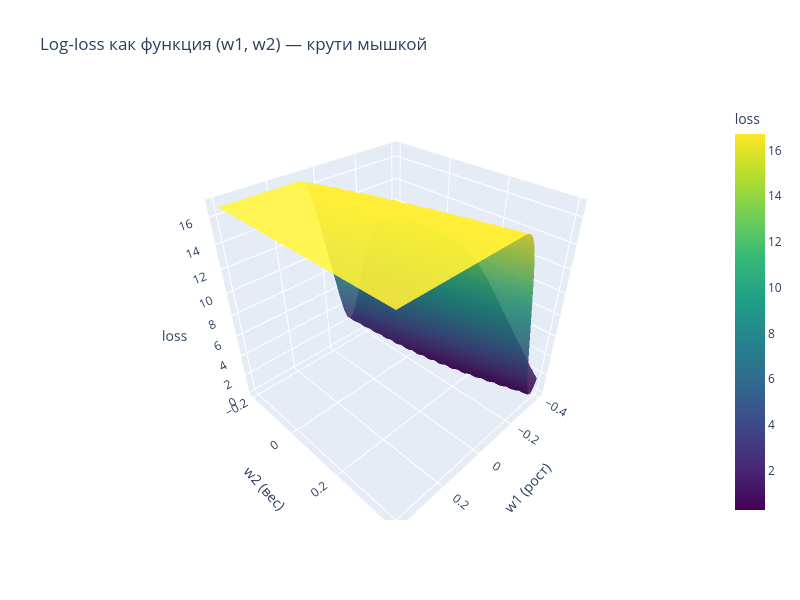

Here is the notebook cell this chart was saved with:
### Code cell
def loss_surface(w1, w2):
    return log_loss(X, y, np.array([w1, w2]), b_fixed)

w1_range = np.linspace(-0.4, 0.4, 50)
w2_range = np.linspace(-0.2, 0.4, 50)

fig = plot_loss_surface_3d(loss_surface, w1_range, w2_range,
                           title='Log-loss как функция (w1, w2) — крути мышкой',
                           w1_name='w1 (рост)', w2_name='w2 (вес)')
fig.show()

### Figure 1 — Plotly figure (JSON) as saved in the notebook; plotly's stock layout.template omitted (floating-point values rounded to 4 significant figures; data arrays with more than 128 entries replaced by an {"elided": "..."} marker saying what was removed)
{"data": [{"colorbar": {"title": {"text": "loss"}}, "colorscale": [[0, "#440154"], [0.1111, "#482878"], [0.2222, "#3e4989"], [0.3333, "#31688e"], [0.4444, "#26828e"], [0.5556, "#1f9e89"], [0.6667, "#35b779"], [0.7778, "#6ece58"], [0.8889, "#b5de2b"], [1, "#fde725"]], "opacity": 0.85, "showscale": true, "type": "surface", "x": [-0.4, -0.3837, -0.3673, -0.351, -0.3347, -0.3184, -0.302, -0.2857, -0.2694, -0.2531, -0.2367, -0.2204, -0.2041, -0.1878, -0.1714, -0.1551, -0.1388, -0.1224, -0.1061, -0.0898, -0.07347, -0.05714, -0.04082, -0.02449, -0.008163, 0.008163, 0.02449, 0.04082, 0.05714, 0.07347, 0.0898, 0.1061, 0.1224, 0.1388, 0.1551, 0.1714, 0.1878, 0.2041, 0.2204, 0.2367, 0.2531, 0.2694, 0.2857, 0.302, 0.3184, 0.3347, 0.351, 0.3673, 0.3837, 0.4], "y": [-0.2, -0.1878, -0.1755, -0.1633, -0.151, -0.1388, -0.1265, -0.1143, -0.102, -0.0898, -0.07755, -0.06531, -0.05306, -0.04082, -0.02857, -0.01633, -0.004082, 0.008163, 0.02041, 0.03265, 0.0449, 0.05714, 0.06939, 0.08163, 0.09388, 0.1061, 0.1184, 0.1306, 0.1429, 0.1551, 0.1673, 0.1796, 0.1918, 0.2041, 0.2163, 0.2286, 0.2408, 0.2531, 0.2653, 0.2776, 0.2898, 0.302, 0.3143, 0.3265, 0.3388, 0.351, 0.3633, 0.3755, 0.3878, 0.4], "z": {"elided": "50x50 float values"}}], "layout": {"height": 600, "scene": {"xaxis": {"title": {"text": "w1 (рост)"}}, "yaxis": {"title": {"text": "w2 (вес)"}}, "zaxis": {"title": {"text": "loss"}}}, "title": {"text": "Log-loss как функция (w1, w2) — крути мышкой"}, "width": 800}}
